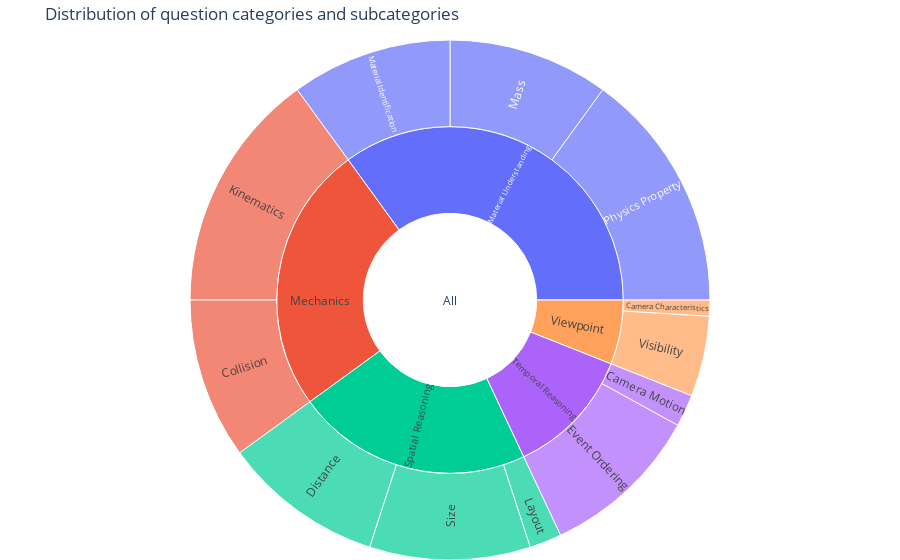

Notebook cell for this chart:
### Code cell
import json
import plotly.graph_objects as go

# Paths
PATH_BAL_SUB = "/data0/sebastian.cavada/compositional-physics/tiny_vqa_deterministic/answering_questions/balancing_sub_categories.json"
PATH_DATA    = "/data0/sebastian.cavada/compositional-physics/tiny_vqa_deterministic/simple_vqa.json"

# Your mappings
mapping_sub = {
    "visibility": "Visibility",
    "material_identification": "Material Identification",
    "size": "Size",
    "camera_characteristics": "Camera\nCharacteristics",
    "physics_property": "Physics Property",
    "kinematics": "Kinematics",
    "collision": "Collision",
    "mass": "Mass",
    "camera_motion": "Camera Motion",
    "layout": "Layout",
    "distance": "Distance",
    "event_ordering": "Event Ordering"
}

mapping_cat = {
    "mechanics": "Mechanics",
    "spatial_reasoning": "Spatial Reasoning",
    "visual_percetion": "Visual Perception",
    "temporal": "Temporal Reasoning",
    "view_point": "Viewpoint",
    "material_understanding": "Material Understanding"
}

with open(PATH_BAL_SUB) as f:
    balancing = json.load(f)  # {sub_category: fraction}
with open(PATH_DATA) as f:
    data = json.load(f)       # {main_cat: {id: {"sub_category": ...}, ...}}

labels  = ["All"]
parents = [""]
values  = [0.0]

main_totals = {}
subs_for_main = {}

for main_cat, items in data.items():
    seen = set()
    for _, props in items.items():
        if isinstance(props, dict):
            sc = props.get("sub_category")
            if sc and sc in balancing:
                seen.add(sc)
    if not seen:
        continue
    total = sum(balancing[sc] for sc in seen)
    if total <= 0:
        continue
    main_totals[main_cat] = total
    subs_for_main[main_cat] = sorted(seen)

# add main categories
for main_cat, total in main_totals.items():
    labels.append(mapping_cat.get(main_cat, main_cat))
    parents.append("All")
    values.append(total)

# add subcategories under each main category
for main_cat, sc_list in subs_for_main.items():
    parent_label = mapping_cat.get(main_cat, main_cat)
    for sc in sc_list:
        labels.append(mapping_sub.get(sc, sc))
        parents.append(parent_label)
        values.append(balancing[sc])

values[0] = sum(main_totals.values())

fig = go.Figure(go.Sunburst(
    labels=labels,
    parents=parents,
    values=values,
    branchvalues="total",
    insidetextorientation="radial",
    hovertemplate="<b>%{label}</b><br>%{value:.2%}<extra></extra>"
))
fig.update_layout(
    title="Distribution of question categories and subcategories",
    margin=dict(t=40, l=0, r=0, b=0)
)
fig.show()

### Figure 1 — Plotly figure (JSON) as saved in the notebook; plotly's stock layout.template omitted (floating-point values rounded to 4 significant figures)
{"data": [{"branchvalues": "total", "hovertemplate": "<b>%{label}</b><br>%{value:.2%}<extra></extra>", "insidetextorientation": "radial", "labels": ["All", "Spatial Reasoning", "Mechanics", "Material Understanding", "Viewpoint", "Temporal Reasoning", "Distance", "Layout", "Size", "Collision", "Kinematics", "Mass", "Material Identification", "Physics Property", "Camera\nCharacteristics", "Visibility", "Camera Motion", "Event Ordering"], "parents": ["", "All", "All", "All", "All", "All", "Spatial Reasoning", "Spatial Reasoning", "Spatial Reasoning", "Mechanics", "Mechanics", "Material Understanding", "Material Understanding", "Material Understanding", "Viewpoint", "Viewpoint", "Temporal Reasoning", "Temporal Reasoning"], "type": "sunburst", "values": [1, 0.22, 0.25, 0.35, 0.06, 0.12, 0.1, 0.02, 0.1, 0.1, 0.15, 0.1, 0.1, 0.15, 0.01, 0.05, 0.02, 0.1]}], "layout": {"margin": {"b": 0, "l": 0, "r": 0, "t": 40}, "title": {"text": "Distribution of question categories and subcategories"}}}
